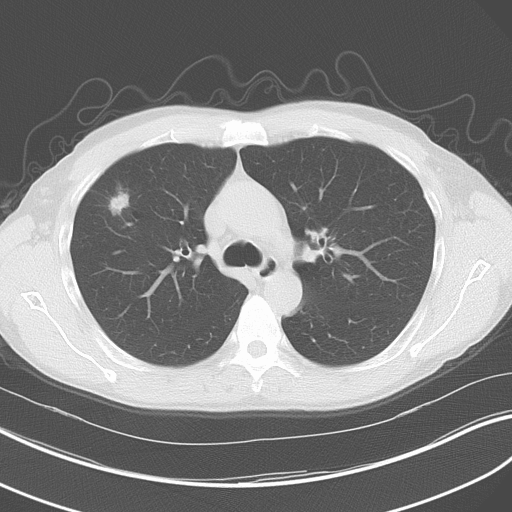
#> input picture cv/PR5/RUL-lung-nodule_Pina.png, 512 x 512 px
$ python edge.py   (older library calls are emulated)
#> lines starting #> are read from the running program, lines starting #| are printed output that depends on the picture
import cv2
import matplotlib.pyplot as plt

image = cv2.imread("RUL-lung-nodule_Pina.png")
#> image is the input picture: shape (512, 512, 3); min 72, max 253, mean 127.3
# cv2.imshow("Original Image", image)

image_gray = cv2.cvtColor(image, cv2.COLOR_BGR2GRAY)
image_blur = cv2.GaussianBlur(image_gray, (5,5), 0)

# sobel Edge Detection
sobelx = cv2.Sobel(src=image_blur, ddepth=cv2.CV_64F, dx=1, dy=0, ksize=3) # sobel edge detection on x axis
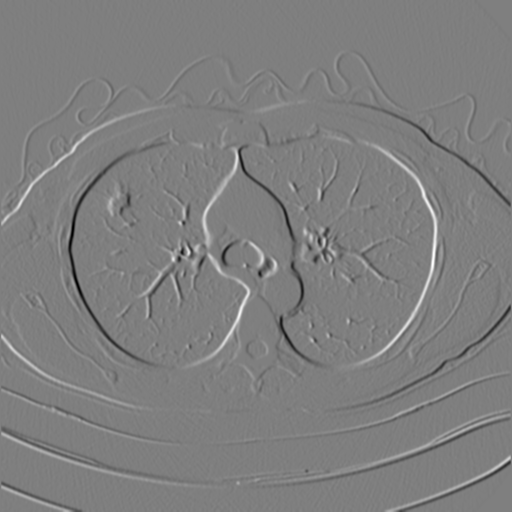
#> sobelx: shape (512, 512) float64; min -408, max 411, mean -0.1; drawn with min black and max white
sobely = cv2.Sobel(src=image_blur, ddepth=cv2.CV_64F, dx=0, dy=1, ksize=3) # sobel edge detection on y axis
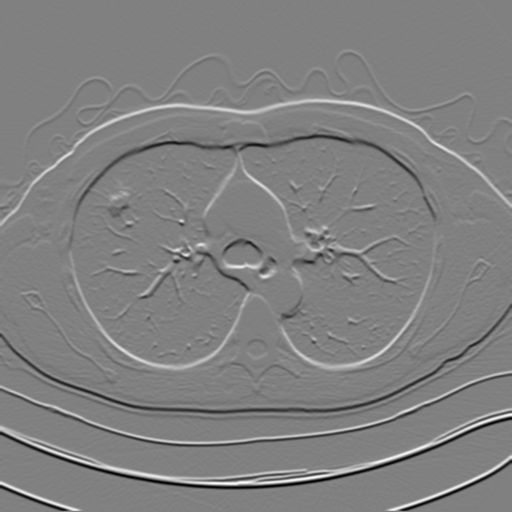
#> sobely: shape (512, 512) float64; min -442, max 434, mean 0.2; drawn with min black and max white
sobelxy = cv2.Sobel(src=image_blur, ddepth=cv2.CV_64F, dx=1, dy=1, ksize=5) # on both the axis
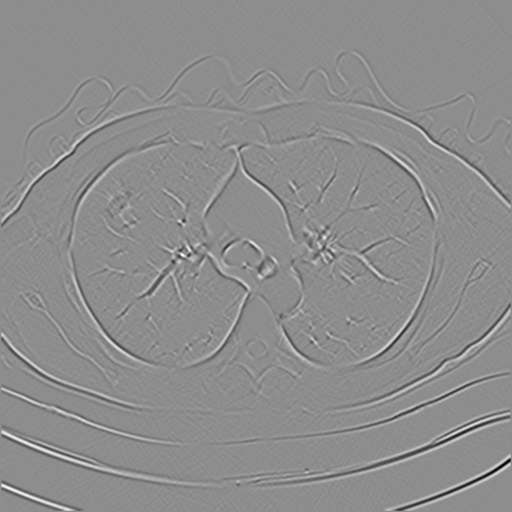
#> sobelxy: shape (512, 512) float64; min -1173, max 943, mean 0; drawn with min black and max white

# canny edge detection
# edge = cv2.Canny(image_gray, 50, 150)

# display sobel edge detection
image_gray = cv2.cvtColor(image, cv2.COLOR_BGR2RGB)
sobelx = cv2.convertScaleAbs(sobelx)
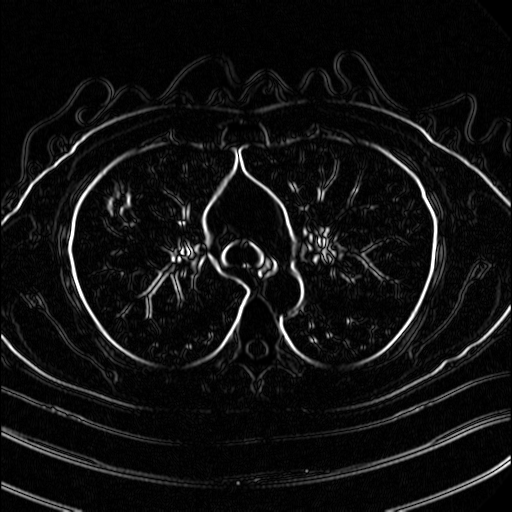
#> sobelx: shape (512, 512); min 0, max 255, mean 15.8
sobely = cv2.convertScaleAbs(sobely)
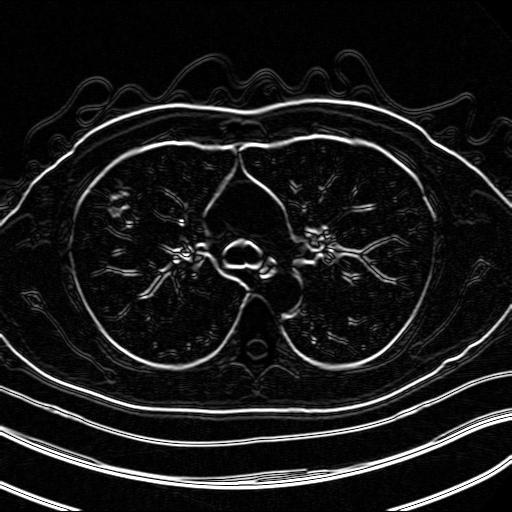
#> sobely: shape (512, 512); min 0, max 255, mean 24.7
sobelxy = cv2.convertScaleAbs(sobelxy)
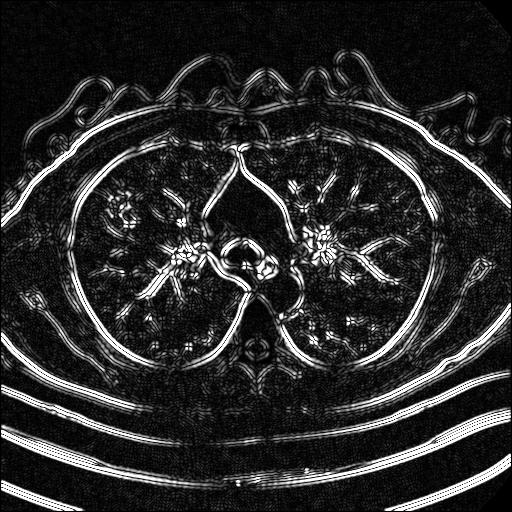
#> sobelxy: shape (512, 512); min 0, max 255, mean 42.7

sobelx_rgb = cv2.cvtColor(sobelx, cv2.COLOR_BGR2RGB)
plt.figure(figsize=(15, 8))
plt.subplot(1,4,1)
plt.imshow(image_gray)
plt.title('Original')
plt.axis('off')

plt.subplot(1,4,2)
plt.imshow(sobelx,  cmap='gray')
plt.title('SOBEL X')
plt.axis('off')

plt.subplot(1,4,3)
plt.imshow(sobely,  cmap='gray')
plt.title('SOBEL Y')
plt.axis('off')

plt.subplot(1,4,4)
plt.imshow(sobelxy,  cmap='gray')
plt.title('SOBEL X and Y')
plt.axis('off')
plt.show()

# [6 lines of commented-out code are left out]
